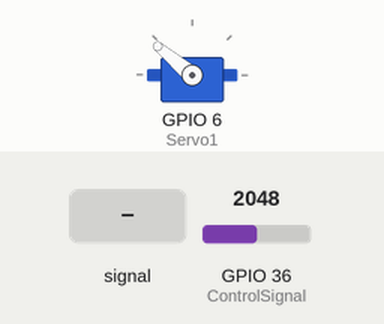
A sketch run on a simulated ESP32. Shown: servo. The inputs (shaded band) are chosen by the test bench; at power-on: GPIO 36 (ControlSignal) = 2048.

Above: at 1.2 s.
1.3 s: GPIO 36 (ControlSignal) fed a 200 Hz sine of ±327 counts around its level
4.3 s: GPIO 36 (ControlSignal) set to 2866
At 5.2 s:
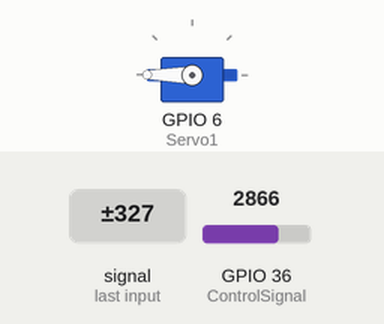
5.8 s: GPIO 36 (ControlSignal) fed a 1000 Hz sine of ±1023 counts around its level
8.8 s: GPIO 36 (ControlSignal) set to 1228
At 9.7 s:
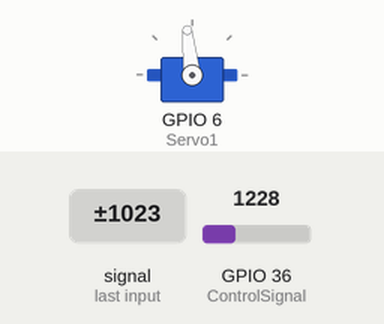
10.3 s: GPIO 36 (ControlSignal) fed a 2 Hz sine of ±1228 counts around its level
At 10.45 s:
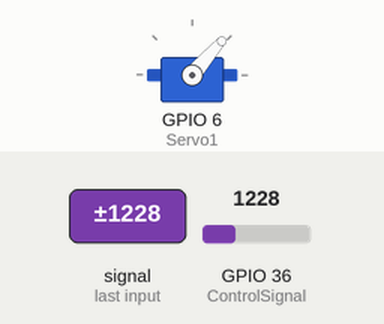
At 11.35 s:
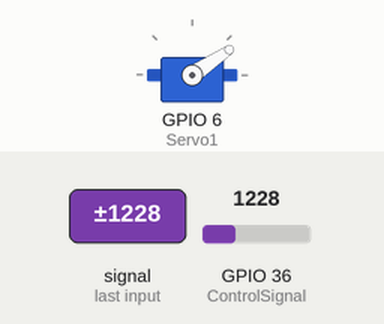
13.3 s: GPIO 36 (ControlSignal) fed a 200 Hz sine of ±327 counts around its level
Timing chart, 0 to 21.4 s (numbered marks = the images above; inputs shaded):
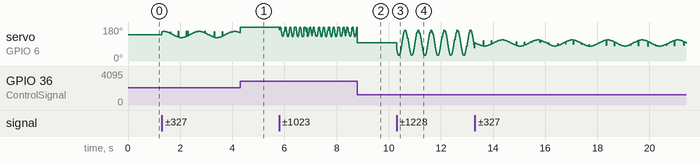

The sketch:

ArduinoControl.ino
```cpp
#include <Servo.h> //Библиотека управления сервоприводами

#define Servo1 6 // Пин сервопривода
#define ControlSignal A0 // Значение управляющего сигнала от ESP32

Servo myServo; // Объявляем переменную myServo как сервопривод
int val = 0; // Хранение значения потенциометра

void setup() {
  myServo.attach(Servo1); //Подключаем объект сервопривода
}

void loop() {
  val =  map(analogRead(ControlSignal), 0, 1019, 30, 85);
  myServo.write(val); // Задаем положение приводу
}
```
